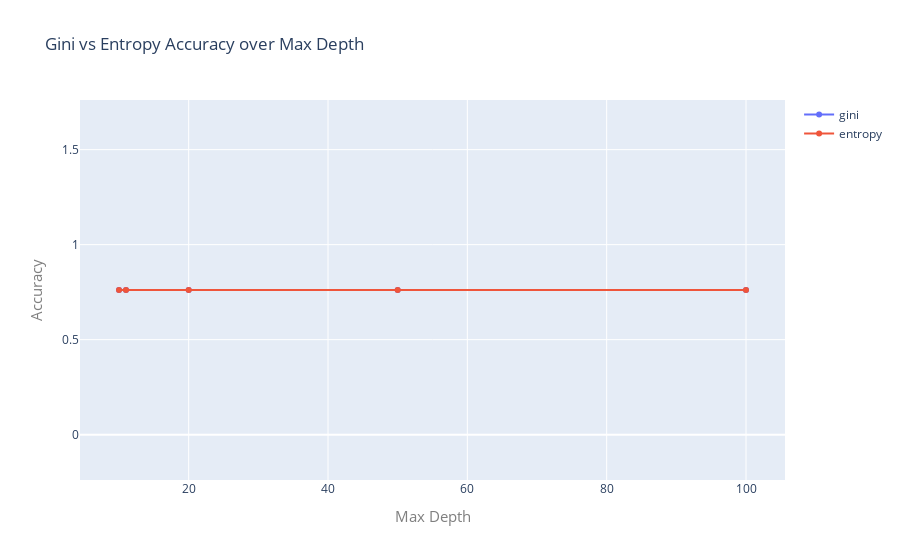

The cell this chart's notebook holds for it:
### Code cell
graph_gini = rf_gridsearch_2[rf_gridsearch_2.param_criterion == 'gini']
graph_gini = graph_gini.groupby(['param_max_depth'],sort='False')['mean_test_accuracy'].max()
graph_gini = graph_gini.to_frame().reset_index()

graph_entropy = rf_gridsearch_2[rf_gridsearch_2.param_criterion == 'entropy']
graph_entropy = graph_entropy.groupby(['param_max_depth'],sort='False')['mean_test_accuracy'].max()
graph_entropy = graph_entropy.to_frame().reset_index()

# Create traces
trace0 = go.Scatter(
    x = graph_gini.param_max_depth,
    y = graph_gini.mean_test_accuracy,
    mode = 'lines+markers',
    name = 'gini'
)
trace1 = go.Scatter(
    x = graph_entropy.param_max_depth,
    y = graph_entropy.mean_test_accuracy,
    mode = 'lines+markers',
    name = 'entropy'
)

data = [trace0, trace1]

layout = go.Layout(
    
    title=go.layout.Title(
        text= 'Gini vs Entropy Accuracy over Max Depth',
        xref='container',
#         xanchor = 'center'
    ),
    xaxis=go.layout.XAxis(
        title=go.layout.xaxis.Title(
            text='Max Depth',
            font=dict(
#                 family='Courier New, monospace',
                size=15,
                color='#7f7f7f'
            )
        )
    ),
    yaxis=go.layout.YAxis(
        title=go.layout.yaxis.Title(
            text='Accuracy',
            font=dict(
#                 family='Courier New, monospace',
                size=15,
                color='#7f7f7f'
            )
        )
    )
)

fig = go.Figure(data=data, layout=layout)

fig.show()

# fig = go.Figure(data=data, layout=layout)

# py.iplot(fig, filename='line-mode')

### Figure 1 — Plotly figure (JSON) as saved in the notebook; plotly's stock layout.template omitted (floating-point values rounded to 4 significant figures)
{"data": [{"mode": "lines+markers", "name": "gini", "type": "scatter", "x": [10, 11, 20, 50, 100], "y": [0.7612, 0.7612, 0.7612, 0.7612, 0.7612]}, {"mode": "lines+markers", "name": "entropy", "type": "scatter", "x": [10, 11, 20, 50, 100], "y": [0.7612, 0.7612, 0.7612, 0.7612, 0.7612]}], "layout": {"autosize": true, "title": {"text": "Gini vs Entropy Accuracy over Max Depth", "xref": "container"}, "xaxis": {"autorange": true, "range": [4.584, 105.4], "title": {"font": {"color": "#7f7f7f", "size": 15}, "text": "Max Depth"}, "type": "linear"}, "yaxis": {"autorange": true, "range": [-0.2388, 1.761], "title": {"font": {"color": "#7f7f7f", "size": 15}, "text": "Accuracy"}, "type": "linear"}}}
